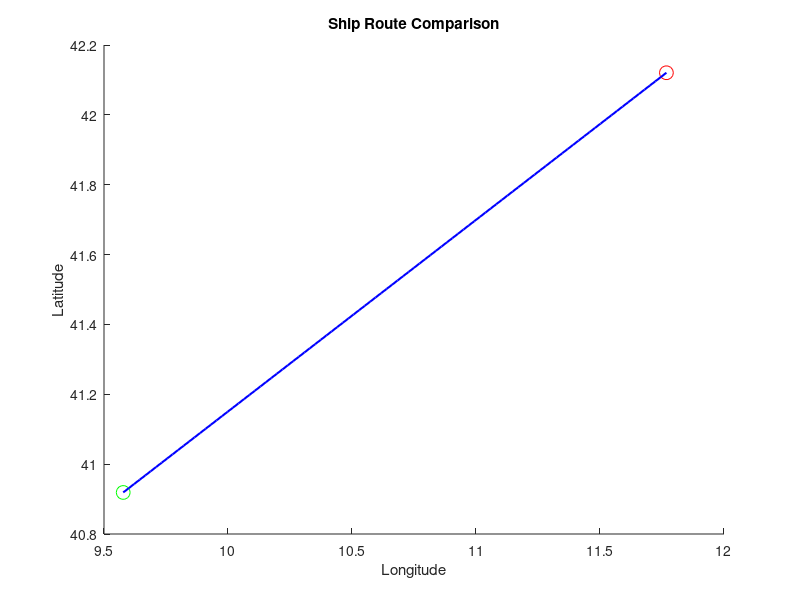

MATLAB code for this plot: (Note: this script raises an error after producing the figure.)
clear;
clc;

% Input Parameters
ship_speed_calm = 14; % Ship speed in calm sea conditions (knots)
ship_heading = 90; % Initial ship heading (degrees, 90 = East)
lat_min = 36.399374008; % Minimum latitude
lat_max = 46.985193253; % Maximum latitude
lon_min = 6.294375240; % Minimum longitude
lon_max = 20.885496319; % Maximum longitude
start_lat = 40.9189447975; % Starting latitude
start_lon = 9.5774832291; % Starting longitude
end_lat = 42.1205435649; % Destination latitude
end_lon = 11.7677567687; % Destination longitude
total_time_with_astar = 0; % Initialize total travel time

% Define path to files
file_path = "C:\Users\Univ ' Parthenope '\Documents\MATLAB";

% Helper Functions
function [lat, lon] = pixel_to_wgs84(row, col, lat_min, lat_max, lon_min, lon_max, res_lat, res_lon)
    lat = lat_max - (row * res_lat);
    lon = lon_min + (col * res_lon);
end

function pixel_coord = wgs84_to_pixel(lat, lon, lat_min, lat_max, lon_min, lon_max, res_lat, res_lon, rows, cols)
    row = round((lat_max - lat) / res_lat);
    col = round((lon - lon_min) / res_lon);
    row = max(1, min(row, rows));
    col = max(1, min(col, cols));
    pixel_coord = [row, col];
end

function speed = calculate_speed(wave_height, wave_direction, wind_speed, current_speed, ship_heading, ship_speed_calm)
    % Calcola la differenza angolare
    angle_diff = mod(abs(wave_direction - ship_heading), 360);
    if angle_diff > 180
        angle_diff = 360 - angle_diff;
    end
    
    % Riduzione della velocità basata sull'angolo
    if angle_diff < 45
        speed_reduction = 0.7;
    elseif angle_diff >= 45 && angle_diff <= 135
        speed_reduction = 0.85;
    else
        speed_reduction = 0.9;
    end
    
    % Riduzione aggiuntiva basata sull'altezza delle onde
    if wave_height > 2.5
        speed_reduction = speed_reduction * 0.7;
    elseif wave_height > 1.5
        speed_reduction = speed_reduction * 0.85;
    end
    
    % Considera la velocità del vento e delle correnti
    wind_effect = wind_speed * 0.1; % Placeholder per il calcolo dell'effetto del vento
    current_effect = current_speed * 0.2; % Placeholder per il calcolo dell'effetto delle correnti
    
    % Calcola la velocità finale
    speed = ship_speed_calm * speed_reduction - wind_effect - current_effect;
    speed = max(speed, 0); % Assicurarsi che la velocità non sia negativa
end

function [route, total_time] = astar(speed_grid, start_point, end_point)
    [rows, cols] = size(speed_grid);
    
    % Verifica che i punti di partenza e arrivo siano validi
    if start_point(1) < 1 || start_point(1) > rows || start_point(2) < 1 || start_point(2) > cols
        error('Start point is out of bounds');
    end
    if end_point(1) < 1 || end_point(1) > rows || end_point(2) < 1 || end_point(2) > cols
        error('End point is out of bounds');
    end
    
    cost = inf(rows, cols);
    heuristic = inf(rows, cols);
    visited = false(rows, cols);
    cost(start_point(1), start_point(2)) = 0;
    heuristic(start_point(1), start_point(2)) = haversine(start_point(1), start_point(2), end_point(1), end_point(2));
    prev = cell(rows, cols);
    pq = [heuristic(start_point(1), start_point(2)), start_point];
    directions = [0, 1; 1, 0; 0, -1; -1, 0; 1, 1; -1, -1; 1, -1; -1, 1];

    while ~isempty(pq)
        pq = sortrows(pq, 1);
        current = pq(1, :);
        pq(1, :) = [];
        cur_heuristic = current(1);
        cur_point = current(2:3);

        if visited(cur_point(1), cur_point(2))
            continue;
        end

        visited(cur_point(1), cur_point(2)) = true;
        if all(cur_point == end_point)
            break;
        end

        for d = 1:size(directions, 1)
            new_point = cur_point + directions(d, :);
            if new_point(1) > 0 && new_point(1) <= rows && new_point(2) > 0 && new_point(2) <= cols && ~isnan(speed_grid(new_point(1), new_point(2)))
                new_cost = cost(cur_point(1), cur_point(2)) + (1 / speed_grid(new_point(1), new_point(2)));
                new_heuristic = new_cost + haversine(new_point(1), new_point(2), end_point(1), end_point(2));
                if new_heuristic < heuristic(new_point(1), new_point(2))
                    cost(new_point(1), new_point(2)) = new_cost;
                    heuristic(new_point(1), new_point(2)) = new_heuristic;
                    prev{new_point(1), new_point(2)} = cur_point;
                    pq = [pq; new_heuristic, new_point];
                end
            end
        end
    end

    route = [];
    total_time = cost(end_point(1), end_point(2));
    point = end_point;

    while ~isempty(point)
        route = [point; route];
        point = prev{point(1), point(2)};
    end
end

function [lat, lon] = loxodromic_interpolation(start_lat, start_lon, end_lat, end_lon, num_points)
    % Interpolazione loxodromica tra due punti
    lat = linspace(start_lat, end_lat, num_points);
    lon = linspace(start_lon, end_lon, num_points);
end

% Initial Plot
figure;
hold on;
xlabel('Longitude');
ylabel('Latitude');
title('Ship Route Comparison');

% Plot starting and ending points
plot(start_lon, start_lat, 'go', 'MarkerSize', 10, 'DisplayName', 'Start');
plot(end_lon, end_lat, 'ro', 'MarkerSize', 10, 'DisplayName', 'End');

% Generate loxodromic route
num_points = 100; % Define how many points to interpolate
[loxodromic_lat, loxodromic_lon] = loxodromic_interpolation(start_lat, start_lon, end_lat, end_lon, num_points);
plot(loxodromic_lon, loxodromic_lat, 'b-', 'LineWidth', 1.5, 'DisplayName', 'Loxodromic Route (OR)');

% Calculate the time for the loxodromic route
total_distance = haversine(start_lat, start_lon, end_lat, end_lon);
loxodromic_time = total_distance / ship_speed_calm;

% Time steps
time_stamps = [9, 12, 15, 18, 21];
previous_waypoint = [];
all_route_latlon = [];

for i = 1:length(time_stamps)
    time_stamp = sprintf('%02d', time_stamps(i));
    wave_height_file = fullfile(file_path, sprintf('HS_21NOV22_%s.tif', time_stamp));
    wave_direction_file = fullfile(file_path, sprintf('DIR_21NOV22_%s.tif', time_stamp));

    % Read wave height and direction
    if ~isfile(wave_height_file) || ~isfile(wave_direction_file)
        error('Wave file does not exist: %s', time_stamp);
    end
    wave_height = imread(wave_height_file);
    wave_direction = imread(wave_direction_file);

    % Read wind speed and current speed if available
    wind_speed = 0; % Placeholder, replace with actual data if available
    current_speed = 0; % Placeholder, replace with actual data if available

    [rows, cols] = size(wave_height);
    res_lat = (lat_max - lat_min) / (rows / 4); % Riduci ulteriormente la risoluzione
    res_lon = (lon_max - lon_min) / (cols / 4); % Riduci ulteriormente la risoluzione

    if i == 1
        start_point = wgs84_to_pixel(start_lat, start_lon, lat_min, lat_max, lon_min, lon_max, res_lat, res_lon, rows, cols);
    else
        start_point = previous_waypoint;
    end

    end_point = wgs84_to_pixel(end_lat, end_lon, lat_min, lat_max, lon_min, lon_max, res_lat, res_lon, rows, cols);

    % Verifica che i punti di partenza e arrivo siano validi
    if start_point(1) < 1 || start_point(1) > rows || start_point(2) < 1 || start_point(2) > cols
        error('Start point is out of bounds');
    end
    if end_point(1) < 1 || end_point(1) > rows || end_point(2) < 1 || end_point(2) > cols
        error('End point is out of bounds');
    end

    speed_grid = zeros(rows, cols);
    for r = 1:rows
        for c = 1:cols
            if isnan(wave_height(r, c)) || isnan(wave_direction(r, c)) % Check for no data values
                speed_grid(r, c) = NaN;
            else
                speed_grid(r, c) = calculate_speed(wave_height(r, c), wave_direction(r, c), wind_speed, current_speed, ship_heading, ship_speed_calm);
            end
        end
    end

    [optimal_route, segment_time] = astar(speed_grid, start_point, end_point);
    total_time_with_astar = total_time_with_astar + segment_time;

    % Store the optimal route
    if ~isempty(optimal_route)
        for k = 1:size(optimal_route, 1)
            [route_lat, route_lon] = pixel_to_wgs84(optimal_route(k, 1), optimal_route(k, 2), lat_min, lat_max, lon_min, lon_max, res_lat, res_lon);
            all_route_latlon = [all_route_latlon; route_lat, route_lon];
        end
        previous_waypoint = optimal_route(end, :);
    end
end

% Plot the weather route
if ~isempty(all_route_latlon)
    plot(all_route_latlon(:, 2), all_route_latlon(:, 1), '-m', 'LineWidth', 1.5, 'DisplayName', 'Weather Route (WR)');
end

% Display the total times
fprintf('Total route time (Loxodromic Route): %.2f hours\n', loxodromic_time);
fprintf('Total route time (Weather Route): %.2f hours\n', total_time_with_astar);

legend;
hold off;

% Create and save shapefiles
loxodromic_shapefile = struct('Geometry', 'Line', 'X', loxodromic_lon, 'Y', loxodromic_lat);
shapewrite(loxodromic_shapefile, 'loxodromic_route.shp');

if ~isempty(all_route_latlon)
    weather_shapefile = struct('Geometry', 'Line', 'X', all_route_latlon(:, 2), 'Y', all_route_latlon(:, 1));
    shapewrite(weather_shapefile, 'weather_route.shp');
end

% Haversine function to calculate distance
function distance = haversine(lat1, lon1, lat2, lon2)
    R = 3440.065; % Earth radius in nautical miles
    d_lat = deg2rad(lat2 - lat1);
    d_lon = deg2rad(lat2 - lon1);
    a = sin(d_lat / 2) ^ 2 + cos(deg2rad(lat1)) * cos(deg2rad(lat2)) * sin(d_lon / 2) ^ 2;
    c = 2 * atan2(sqrt(a), sqrt(1 - a));
    distance = R * c; % Distance in nautical miles
end